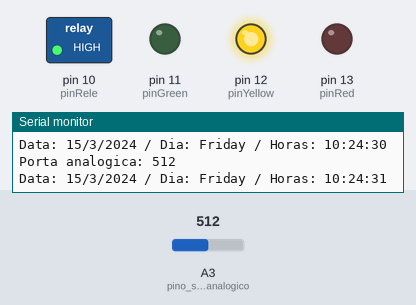
This sketch was run on a simulated Arduino Uno, built with avr-gcc and run on an emulated ATmega328P. Parts: switched loads named in the sketch (green lamp = pin HIGH), output pins drawn as LEDs (lit = HIGH), the last lines printed to the serial monitor. The test bench sets the inputs (shaded band); at power-on: A3 (pino_sinal_analogico) = 512. The local clock reads 2024-03-15 10:24:30 at power-on unless the sketch sets it.

Above: at 1.8 s.
1.9 s: A3 (pino_sinal_analogico) set to 672
3.4 s: A3 (pino_sinal_analogico) set to 688
At 4.5 s:
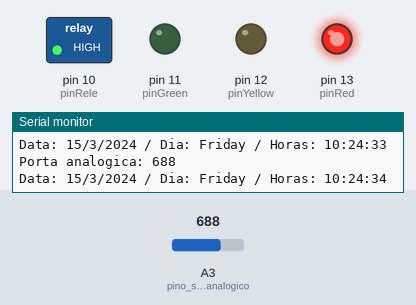
5.5 s: A3 (pino_sinal_analogico) set to 330
At 6.6 s:
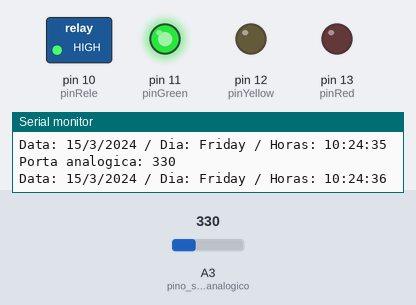
7.5 s: A3 (pino_sinal_analogico) set to 353
At 8.7 s:
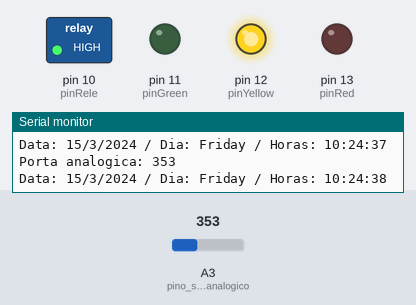
9.6 s: A3 (pino_sinal_analogico) set to 306
At 10.8 s:
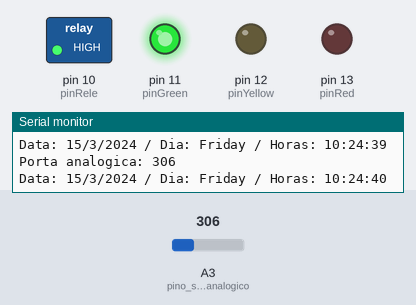
Timing chart, 0 to 12.6 s (numbered marks = the images above; inputs shaded):
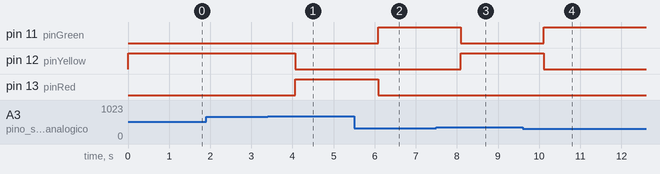

The sketch:

irrigador.ino
```cpp
#include <Wire.h>
#include "RTClib.h"

char daysOfTheWeek[7][12] = {"Sunday", "Monday", "Tuesday", "Wednesday", "Thursday", "Friday", "Saturday"};

#define pinRed 13
#define pinYellow 12
#define pinGreen 11
#define pinRele 10
#define pino_sinal_analogico A3
int valor_analogico;
bool solo_seco = false;
int intervalo = 0;

RTC_DS1307 rtc;

void setup() {
  Serial.begin(9600);
  //SET LIGTH START POINT
  pinMode(pinRed, OUTPUT);
  pinMode(pinYellow, OUTPUT);
  pinMode(pinGreen, OUTPUT);
  digitalWrite(pinRed, LOW);
  digitalWrite(pinYellow, LOW);
  digitalWrite(pinGreen, LOW);

  //SET RELE START POINT
  pinMode(pinRele, OUTPUT);
  digitalWrite(pinRele, HIGH);

  //SET SENSOR DE UMIDADE
  pinMode(pino_sinal_analogico, INPUT);

  //SET RTC
  if (! rtc.begin()) {
    Serial.println("Não achei o RTC");
    while (1);
  }else{
    Serial.println("Achei o RTC");
  }
  //rtc.adjust(DateTime(2020, 05, 27, 12, 48, 00));
  if (! rtc.isrunning()) {
    Serial.println("RTC não está rodando!");
    // following line sets the RTC to the date & time this sketch was compiled
    //rtc.adjust(DateTime(2020, 05, 27, 06, 39, 00));
    //rtc.adjust(DateTime(2020, 05, 27, 12, 47, 00));
  }else{
    Serial.println("RTC está rodando!");
  }

}

void loop() {
  DateTime now = rtc.now();
  valor_analogico = analogRead(pino_sinal_analogico);

  //Mostra o valor da porta analogica no serial monitor
  Serial.print("Porta analogica: ");
  Serial.println(valor_analogico);
  if (valor_analogico > 0 && valor_analogico <= 340)
  {
    //SOLO ÚMIDO
    digitalWrite(pinGreen, HIGH);
    digitalWrite(pinRed, LOW);
    digitalWrite(pinYellow, LOW);
    solo_seco = false;
    intervalo = 0;
  }

  //Solo com umidade moderada, acende led amarelo
  if (valor_analogico > 340 && valor_analogico <= 681)
  {
    //UMIDADE MODERADA
    digitalWrite(pinYellow, HIGH);
    digitalWrite(pinRed, LOW);
    digitalWrite(pinGreen, LOW);
    solo_seco = true;
    intervalo = 20;
  }

  //Solo seco, acende led vermelho
  if (valor_analogico > 681 && valor_analogico < 1024)
  {
    //SOLO SECO
    digitalWrite(pinRed, HIGH);
    digitalWrite(pinYellow, LOW);
    digitalWrite(pinGreen, LOW);
    solo_seco = true;
    intervalo = 40;
  }

  if(solo_seco && now.hour() == 7 && now.minute() == 0){
    digitalWrite(pinRele, LOW);
  }


  if(now.hour() == 7 && now.minute() == intervalo){
    digitalWrite(pinRele, HIGH);
  }
  Serial.print("Data: "); //IMPRIME O TEXTO NO MONITOR SERIAL
  Serial.print(now.day(), DEC); //IMPRIME NO MONITOR SERIAL O DIA
  Serial.print('/'); //IMPRIME O CARACTERE NO MONITOR SERIAL
  Serial.print(now.month(), DEC); //IMPRIME NO MONITOR SERIAL O MÊS
  Serial.print('/'); //IMPRIME O CARACTERE NO MONITOR SERIAL
  Serial.print(now.year(), DEC); //IMPRIME NO MONITOR SERIAL O ANO
  Serial.print(" / Dia: "); //IMPRIME O TEXTO NA SERIAL
  Serial.print(daysOfTheWeek[now.dayOfTheWeek()]); //IMPRIME NO MONITOR SERIAL O DIA
  Serial.print(" / Horas: "); //IMPRIME O TEXTO NA SERIAL
  Serial.print(now.hour(), DEC); //IMPRIME NO MONITOR SERIAL A HORA
  Serial.print(':'); //IMPRIME O CARACTERE NO MONITOR SERIAL
  Serial.print(now.minute(), DEC); //IMPRIME NO MONITOR SERIAL OS MINUTOS
  Serial.print(':'); //IMPRIME O CARACTERE NO MONITOR SERIAL
  Serial.print(now.second(), DEC); //IMPRIME NO MONITOR SERIAL OS SEGUNDOS
  Serial.println(); //QUEBRA DE LINHA NA SERIAL
  delay(1000);
}
```

Measured:
- the behaviour switches between 681 and 682 on A3 (pino_sinal_analogico) (found by bisection; images 0 and 1)
- the behaviour switches between 340 and 341 on A3 (pino_sinal_analogico) (found by bisection; images 2 and 3)
- after the input at 3.4 s, pin 12 (pinYellow): HIGH → LOW after 0.67 s; pin 13 (pinRed): LOW → HIGH after 0.67 s
- after the input at 5.5 s, pin 11 (pinGreen): LOW → HIGH after 0.58 s; pin 13 (pinRed): HIGH → LOW after 0.58 s
- after the input at 7.5 s, pin 11 (pinGreen): HIGH → LOW after 0.60 s; pin 12 (pinYellow): LOW → HIGH after 0.60 s
- after the input at 9.6 s, pin 11 (pinGreen): LOW → HIGH after 0.51 s; pin 12 (pinYellow): HIGH → LOW after 0.51 s
